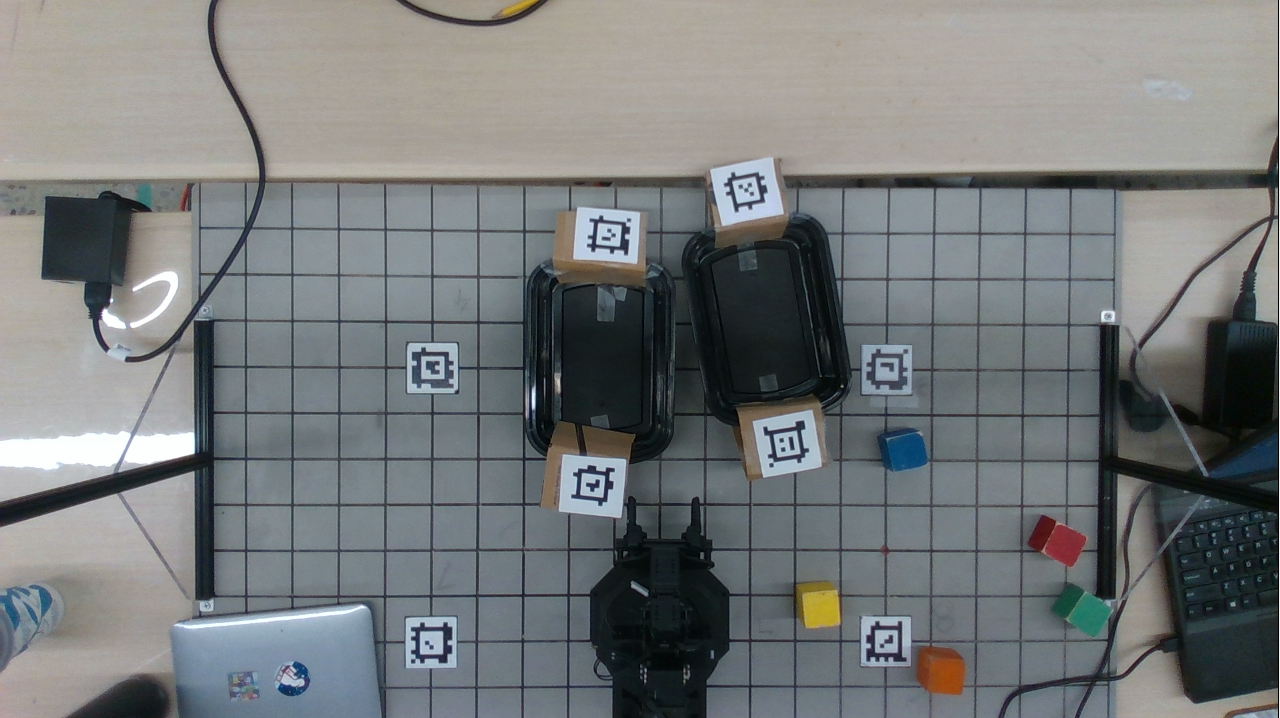
#> input picture yolo/data/val/image.png, 1280 x 718 px
$ python resizeImage.py --input_dir data/val
#> lines starting #> are read from the running program, lines starting #| are printed output that depends on the picture
#> further down, img is the input picture: shape (718, 1280, 3); mean B, G, R 122.3, 121.6, 117.9
import os
import cv2
import numpy as np
import glob
import argparse


parser = argparse.ArgumentParser(description="Resize images")
parser.add_argument("--size", type=int, default=640, help="Resize size")
parser.add_argument("--input_dir", type=str, required=True, help="directory of raw images")
args = parser.parse_args()

print("Size:", args.size) # 640 by default

# input_dir = "data/images"
input_dir = args.input_dir
output_dir = "resized_images"

os.makedirs(output_dir, exist_ok=True)


def letterbox(image, new_size=640):
#> called with new_size = 640
    h, w = image.shape[:2]
#> h = 718; w = 1280

    scale = min(new_size / w, new_size / h)
#> scale = 0.5
    new_w, new_h = int(w * scale), int(h * scale)
#> new_w = 640; new_h = 359

    resized = cv2.resize(image, (new_w, new_h))

    # create padded image
    canvas = 255 * np.ones((new_size, new_size, 3), dtype=np.uint8)

    # center the image
    x_offset = (new_size - new_w) // 2
#> x_offset = 0
    y_offset = (new_size - new_h) // 2
#> y_offset = 140

    canvas[y_offset:y_offset+new_h, x_offset:x_offset+new_w] = resized
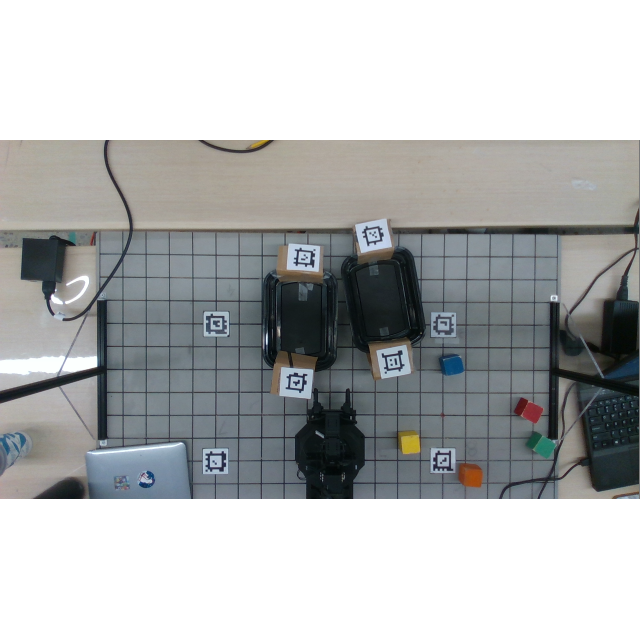
#> canvas: shape (640, 640, 3); mean B, G, R 180.6, 180.2, 178.2
    return canvas

files = glob.glob(f"{input_dir}/*.png", recursive=True)
for path in files:
    img = cv2.imread(path)
    resized = letterbox(img, args.size)
    filename = path.split('/')[-1]
    cv2.imwrite(os.path.join(f"{output_dir}", filename), resized)
